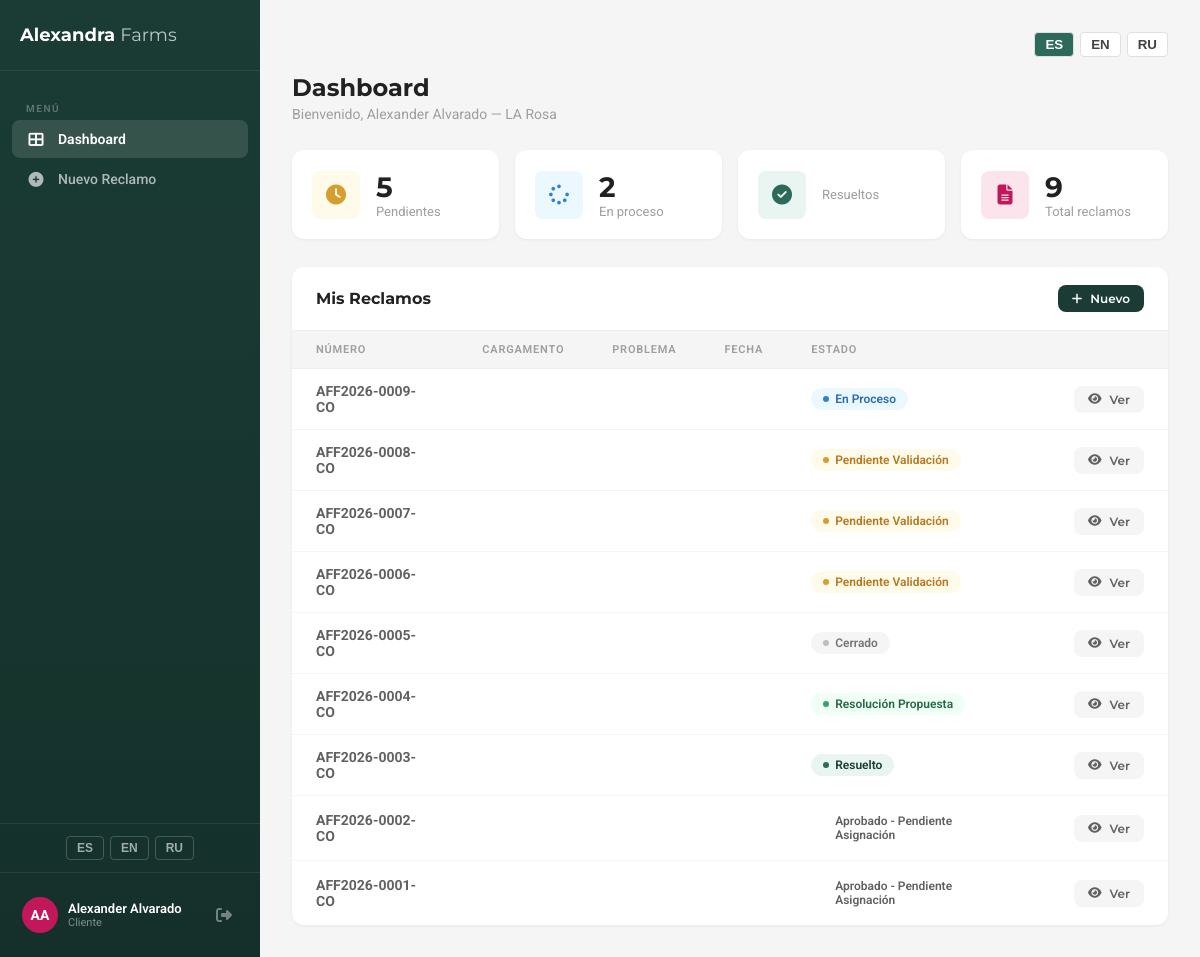
The page /reclamos/ (signed in) on the database as committed earlier.
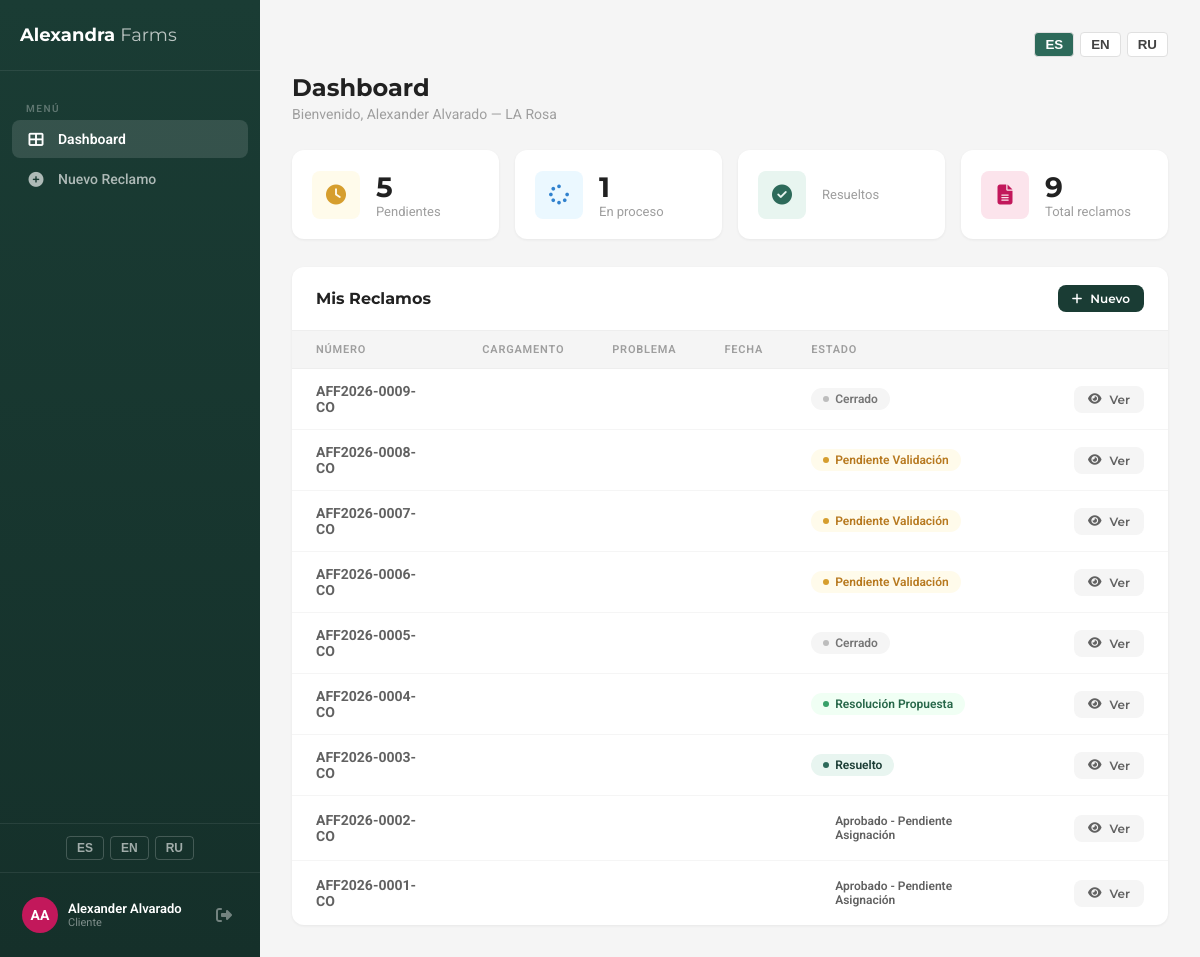
The same page on the database as committed later.
### reclamos/models.py (models this page shows, shortened)
class Reclamo(models.Model):
    ESTADOS = (
        ('pendiente_validacion', _('Pendiente Validación')),
        ('en_validacion', _('En Validación')),
        ('aprobado_pendiente', _('Aprobado - Pendiente Asignación')),
        ('rechazado', _('Rechazado')),
        ('en_proceso', _('En Proceso')),
        ('en_investigacion', _('En Investigación')),
        ('resolucion_propuesta', _('Resolución Propuesta')),
        ('resuelto', _('Resuelto')),
        ('cerrado', _('Cerrado')),
    )
    numero = models.CharField(max_length=25, unique=True, editable=False, verbose_name=_('Número'))
    cliente = models.ForeignKey(Perfil, on_delete=models.CASCADE, related_name='reclamos', verbose_name=_('Cliente'))
    tipo_problema = models.ForeignKey(TipoProblema, on_delete=models.PROTECT, verbose_name=_('Tipo de problema'))
    variedad_rosa = models.CharField(max_length=100, verbose_name=_('Variedad de rosa'))
    numero_guia_master = models.CharField(max_length=100, verbose_name=_('Número de Guía Master'))
    fecha_despacho = models.DateField(verbose_name=_('Fecha de despacho'))
    descripcion = models.TextField(verbose_name=_('Descripción detallada'))
    estado = models.CharField(max_length=25, choices=ESTADOS, default='pendiente_validacion', verbose_name=_('Estado'))
    inspector_calidad = models.ForeignKey(
        Perfil, on_delete=models.SET_NULL, null=True, blank=True,
        related_name='reclamos_inspeccionados', verbose_name=_('Inspector de Calidad')
    )
    motivo_rechazo = models.ForeignKey(
        MotivoRechazo, on_delete=models.SET_NULL, null=True, blank=True,
        verbose_name=_('Motivo de Rechazo')
    )
    observaciones_internas_calidad = models.TextField(blank=True, verbose_name=_('Observaciones Internas (Calidad)'))
    zona_horaria_cliente = models.CharField(max_length=50, default='America/New_York', verbose_name=_('Zona horaria cliente'))
    created_at = models.DateTimeField(auto_now_add=True)
    updated_at = models.DateTimeField(auto_now=True)
    class Meta:
        verbose_name = _('Reclamo')
        verbose_name_plural = _('Reclamos')
        ordering = ['-created_at']
        permissions = [
            ("puede_validar_calidad", "Puede validar reclamos como Control de Calidad"),
            ("puede_ver_gerencia", "Puede ver dashboard gerencial"),
        ]

### cuentas/views.py (the view)
        @login_required
        def wrapper(request, *args, **kwargs):
            try:
                perfil = request.user.perfil
            except Perfil.DoesNotExist:
                logout(request)
                return redirect('login')
            if perfil.must_change_password:
                return redirect('cambiar_password')
            if perfil.role in roles:
                return view_func(request, *args, **kwargs)
            else:
                logout(request)
                messages.error(request, 'sin_permiso')
                return redirect('login')

### cuentas/views.py (called while the page is built)
def role_required(*roles):
    def decorator(view_func):
        @login_required
        def wrapper(request, *args, **kwargs):
            try:
                perfil = request.user.perfil
            except Perfil.DoesNotExist:
                logout(request)
                return redirect('login')
            if perfil.must_change_password:
                return redirect('cambiar_password')
            if perfil.role in roles:
                return view_func(request, *args, **kwargs)
            else:
                logout(request)
                messages.error(request, 'sin_permiso')
                return redirect('login')
        return wrapper
    return decorator

### reclamos/templates/reclamos/dashboard_cliente.html (shortened to what the changed rows need)
{% extends 'reclamos/base_panel.html' %}
{% block content %}
    <div class="page-header">
        <h1 data-translate="titulo">Dashboard</h1>
    </div>
    <div class="stats-grid">
        <div class="stat-card">
            <div><div class="stat-card-value">{{ en_proceso }}</div><div class="stat-card-label" data-translate="en_proceso">En proceso</div></div>
        </div>
    </div>
    <div class="table-card">
        <div class="table-card-header">
            <h2 data-translate="mis_reclamos">Mis Reclamos</h2>
        </div>
        {% if reclamos %}
        <table>
            <thead>
                <tr>
                    <th data-translate="col_numero">Número</th>
                    <th data-translate="col_cargamento">Cargamento</th>
                    <th data-translate="col_problema">Problema</th>
                    <th data-translate="col_fecha">Fecha</th>
                    <th data-translate="col_estado">Estado</th>
                    <th></th>
                </tr>
            </thead>
            <tbody>
                {% for r in reclamos %}
                <tr>
                    <td><strong>{{ r.numero }}</strong></td>
                    <td>{{ r.numero_cargamento }}</td>
                    <td>{{ r.get_tipo_problema_display }}</td>
                    <td>{{ r.fecha_reclamo|date:"d/m/Y" }}</td>
                    <td>
                        <span class="badge badge-{{ r.estado }}">
                            <span class="badge-dot"></span>
                            {{ r.get_estado_display }}
                        </span>
                    </td>
                    <td><a href="{% url 'detalle_reclamo' r.pk %}" class="btn btn-secondary btn-sm"><i class="fas fa-eye"></i> <span data-translate="ver">Ver</span></a></td>
                </tr>
                {% endfor %}
            </tbody>
        </table>
        {% endif %}
    </div>
{% endblock %}

Rows that differ between the two databases and show on the page:
changed Reclamo "AFF2026-0009-CO": estado "En Proceso" → "Cerrado"
Other text that changed with them:
{{ en_proceso }}: "2" → "1"
